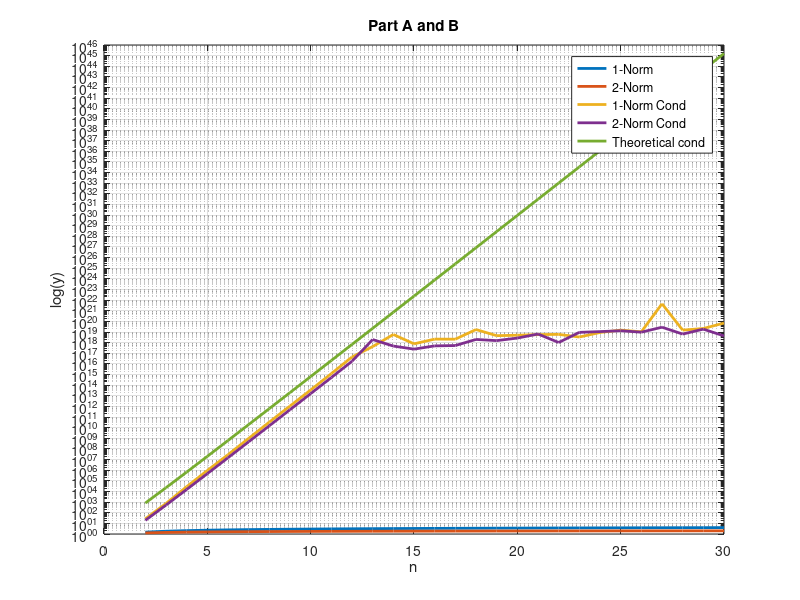

MATLAB code for this plot: (Note: this script raises an error after producing the figure.)
clear all
format long

% Part (a): Set up Hilbert matrices and plot its norm and condition number.
nlist = 2:30; % matrix sizes
cond2H = []; % empty matrix
norm1 = [];
norm2 = [];
condH = [];
for n = nlist
  Hn = hilb(n);
  cond2H = [cond2H, cond(Hn, 2)];
  norm1 = [norm1, norm(Hn, 1)];
  norm2 = [norm2, norm(Hn, 2)];
  condH = [condH, cond(Hn, 1)];
end
semilogy(nlist, norm1, 'LineWidth', 2);
hold on;
semilogy(nlist, norm2,'LineWidth', 2);
semilogy(nlist, condH, 'LineWidth', 2);
semilogy(nlist, cond2H,'LineWidth', 2);
title('Part A and B');
xlabel('n');
ylabel('log(y)');
grid on;
legend('1-Norm', '2-Norm', '1-Norm Cond', '2-Norm Cond');


% Part b: Add the theoretically expected growth to the plot
func = (1 + sqrt(2)).^(4 * nlist) ./ sqrt(nlist);
semilogy(nlist, func, 'DisplayName', 'Theoretical cond', 'LineWidth', 2);
hold off;

% Part c: Compare performance for the ill-conditioned linear system
PLUerror = []; % list of 2-norm errors for PLU
klist = 2:30; % min/max matrix size
j_error = [];
slash_error = [];
PLUtime = [];
j_time = [];
slash_time = [];
for k = klist
  Hk = hilb(k); % generate Hilbert matrix
  x = ones(k, 1); % exact solution (all 1's)
  b = Hk * x; % compute RHS for this x
  tic
  [L, U, P] = lu(Hk);
  xPLU = U \ (L \ (P * b)); 
  PLUtime = [PLUtime, toc];
  PLUerror = [PLUerror, norm(xPLU - x, 2)];
  tic
  backslash = Hk\ b;
  slash_time = [slash_time, toc];
  slash_error = [slash_error, norm(backslash - x, 2)];
  tic
  [Jacobi_x, niter] = jacobi2(Hk, b, rand(k, 1), 1e-4, 100);
  j_time = [j_time, toc];
  j_error = [j_error, norm(Jacobi_x - x, 2)];
end
figure;
semilogy(klist, PLUerror, 'LineWidth', 2);hold on;
semilogy(klist, slash_error, 'LineWidth', 2);
semilogy(klist, j_error,'LineWidth', 2);
title('Part C - Errors versus the problem dimension, n = [2:30]');
xlabel('n'); ylabel('log(y)');grid on;
legend('PLU', 'Backslash', 'Jacobi');hold off;
figure;
semilogy(klist, PLUtime,'LineWidth', 2);hold on;
semilogy(klist, slash_time, 'LineWidth', 2);
semilogy(klist, j_time,'LineWidth', 2);
title('Part C - Cost of methods');
xlabel('n'); ylabel('log(y)');
grid on; legend('PLU ', 'Backslash', 'Jacobi');hold off;

% Part (d): Add curves for '\' and Jacobi to this plot
nlist = 2:30;
max_entry = [];
for n = nlist
  Hn = hilb(n); 
  invHn = inv(Hn);
  M = Hn * invHn; 
  max_entry = [max_entry, max(abs(M(:)))];
end
figure;
plot(nlist, max_entry, 'LineWidth', 2);
title('Part D - Maximum Entry of M versus Matrix Size n');
xlabel('Matrix Size n');
ylabel('Maximum Entry of M');
grid on;
